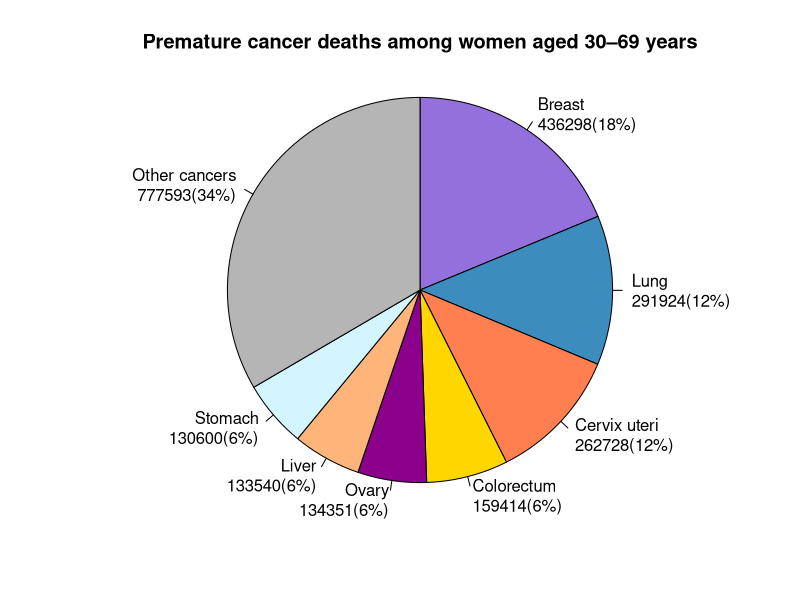

This chart was generated by the following R code:
#Source: DOI: 10.1016/S0140-6736(23)01701-4
#Date: 2024-30-14
#Code: Yaoxuan Huang (R course)

library("ggplot2")
library("scales")
library("RColorBrewer")

mycolor=c(rgb(147,112,219,max=255),rgb(60,140,190,max=255),rgb(255,127,80,max=255),rgb(255,215,0,max=255),
          rgb(139,1,139,max=255),rgb(255,180,122,max=255),rgb(210,245,255,max=255),rgb(181,181,181,max=255))
data = data.frame(
  category = c("Breast", "Lung", "Cervix uteri", "Colorectum","Ovary","Liver","Stomach","Other cancers"),
  value = c(436298,291924,262728,159414,134351,133540,130600,777593))
value1=c(data$value/(sum(data$value)))
pie(data$value, paste(data$category,paste0(data$value,"(",percent(value1,2),")"),sep="\n"),
    main = "Premature cancer deaths among women aged 30–69 years", col = mycolor,radius = 1,
    clockwise = TRUE)
